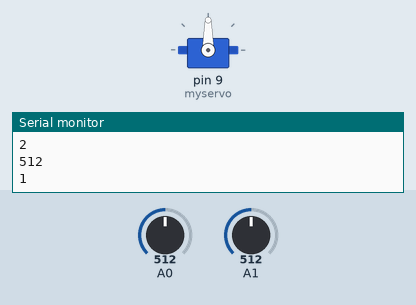
Simulated run of this sketch. Board: Arduino Uno, built with avr-gcc and run on an emulated ATmega328P. On the bench: servo, the last lines printed to the serial monitor. Inputs (shaded band) come from the test bench; at power-on: A1 = 512, A0 = 512.

Above: at 1.2 s.
1.3 s: A1 set to 716
At 1.78 s:
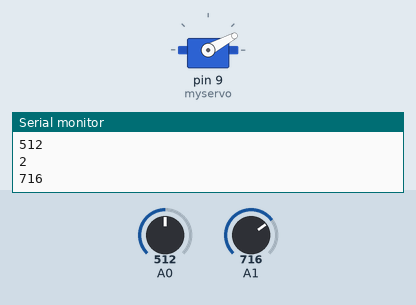
4.3 s: A0 set to 704
5.8 s: A0 set to 734
At 5.99 s:
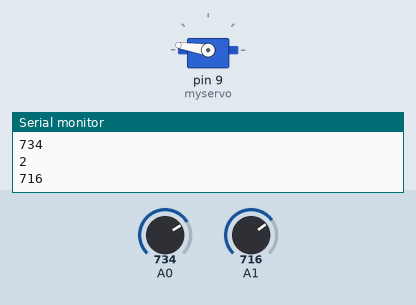
8.8 s: A1 set to 753
At 9.08 s:
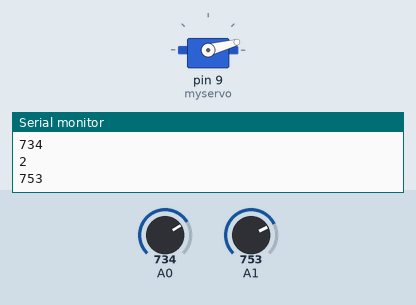
Timing chart, 0 to 12.8 s (numbered marks = the images above; inputs shaded):
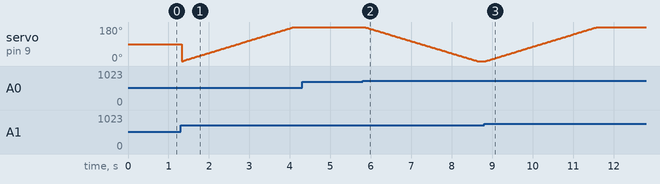

The sketch:

sketch_apr21a_hackathon_solarpanel_Hamza.ino
```cpp
/* Sweep
  by BARRAGAN <http://barraganstudio.com>
  base code found here.

  Later,
  Modified April 2018
  by Hamza Memon to implement two servos
  and photoresistors for control

*/

#include <Servo.h>

Servo myservo;  // create servo object to control a servo
// twelve servo objects can be created on most boards
int sensorValue1;
int sensorValue2;
//int pos = 0;    // variable to store the servo position
int pos;
void setup() {
  myservo.attach(9);
  Serial.begin(9600);// attaches the servo on pin 9 to the servo object
}

void loop() {

  sensorValue1 = analogRead(A0);
  sensorValue2 = analogRead(A1);
  // print out the value you read:
  Serial.println("1");
  Serial.println(sensorValue1);
  Serial.println("2");
  Serial.println(sensorValue2);
  int check = 1;
  static int counter = 1;
  static int counter2 = 1;
  while (check)
  {
    if (sensorValue1 < sensorValue2 && sensorValue2 > 100) {
     // pos = 0;
      counter2 = 1;
      if (counter == 2) {
        pos = 180;
        myservo.write(pos);
        check = 0;
      }
      for (pos; pos <= 180; pos += 1) { // goes from 0 degrees to 180 degrees
        // in steps of 1 degree
        mUpdateValues();

        if (sensorValue1 > sensorValue2) {
          //check = 0;
          break;

        }
        if (pos == 180) {
          counter = 2;
        }
        //      Serial.println("Breaking");
        //      break;
        myservo.write(pos);
        delay(15);
        //mUpdateValues();
      }
    }

    if (sensorValue1 > sensorValue2 && sensorValue1 > 100) {
      //pos = 180;
      counter = 1;
      if (counter2 == 2) {
        pos = 0;
        myservo.write(pos);
        check = 0;
      }
      for (pos ; pos >= 0; pos -= 1) { // goes from 180 degrees to 0 degrees
        mUpdateValues();
        if (sensorValue1 < sensorValue2) {
          //check = 0;
          break;
        }

        if (pos == 0) {
          counter2 = 2;
        }
        myservo.write(pos);
        delay(15);  // waits 15ms for the servo to reach the position
        mUpdateValues();
        }
      //pos = 180;
    }
    check = 0 ;
  }
}
int mUpdateValues(){
  sensorValue1 = analogRead(A0);
  sensorValue2 = analogRead(A1);
}
```

Measured:
- the behaviour switches between 716 and 717 on A0 (found by bisection; images 1 and 2)
- the behaviour switches between 734 and 735 on A1 (found by bisection; images 2 and 3)
- after the input at 5.8 s, servo on pin 9 (myservo): moves from 180° to 0° over 2.8 s, starting at once
- after the input at 8.8 s, servo on pin 9 (myservo): moves from 0° to 180° over 2.7 s, starting at once
